Frame 1 (no input): blank canvas, image omitted
Frame 60 (no input): blank canvas, image omitted
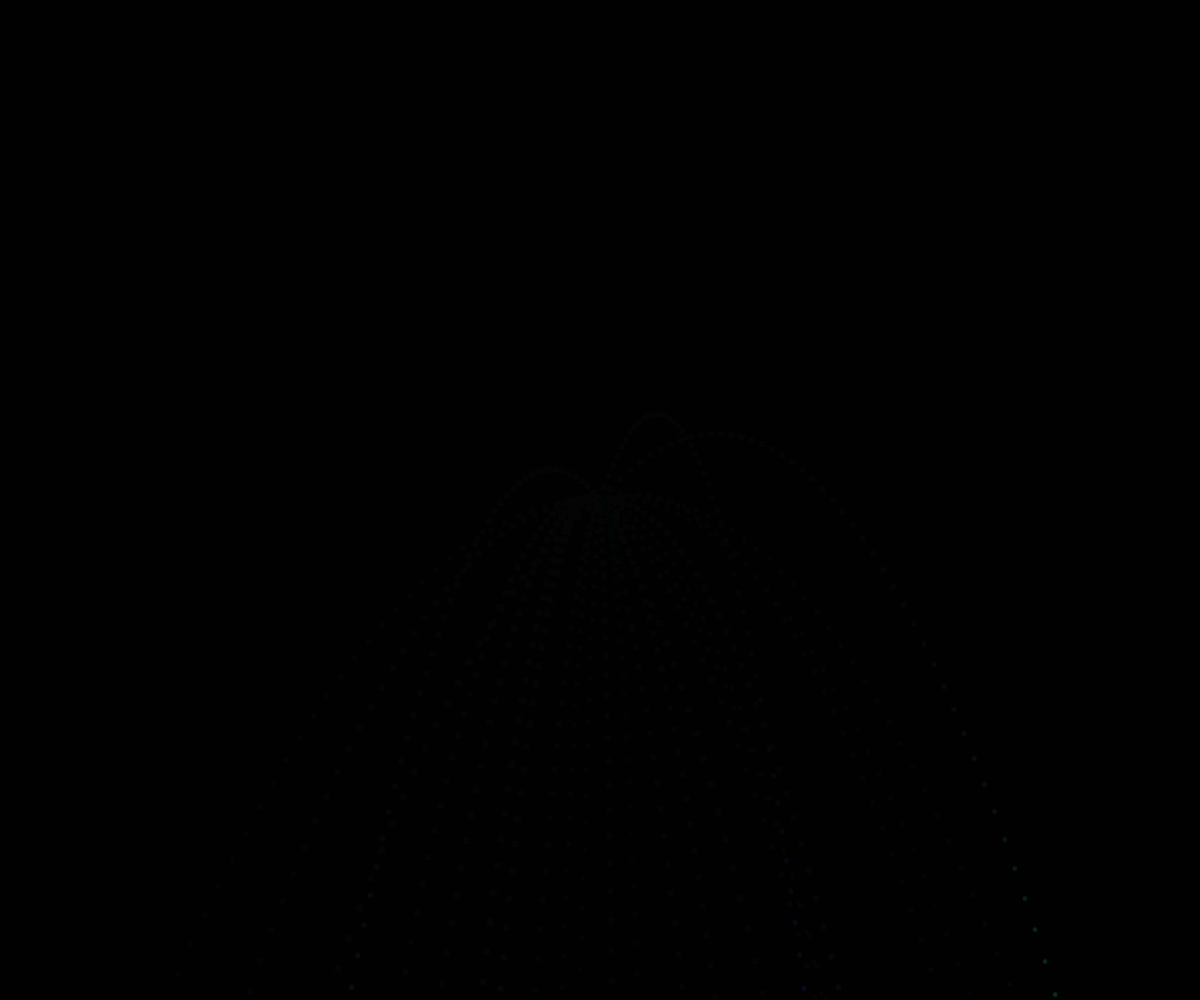
Frame 120 (the mouse pressed at the canvas centre since frame 60)

The p5.js sketch whose frames 1 and 60 were blank and that drew this single picture after the mouse press (run headless with seeded random() and noise() and a simulated clock; from frame 60 on, the mouse is pressed at the canvas centre):

// p5.js sketch
// ── sketch.js
let ps = [];
function setup(){
    createCanvas(windowWidth, windowHeight);
    background(1,1,1)
    console.log(p5.Vector.random2D())
}
function draw(){
    background(0,30)

    for(let l in ps){
        ps[l].draw()
        ps[l].update()
    }
    ps = ps.filter((p) => {
        return p.y < height
     });
}

function mousePressed(){
    for(var i = 0; i < 25; i++){
        ps.push(new Particle(mouseX, mouseY))

    }
}
// ── particle.js
class Particle{
    constructor(x, y){
        this.x = x
        this.y = y
        this.c = color(random(255), random(255), random(255))
        this.size = random(4, 7)
        this.vector = p5.Vector.random2D().mult(random(1,15));
        this.gravity = 1;
    }
    draw(){
        fill(this.c)
        ellipse(this.x, this.y, this.size)
    }
    update(){
        this.x = this.x + this.vector.x
        this.y = this.y + this.vector.y
        this.vector.y += this.gravity
    }
}
